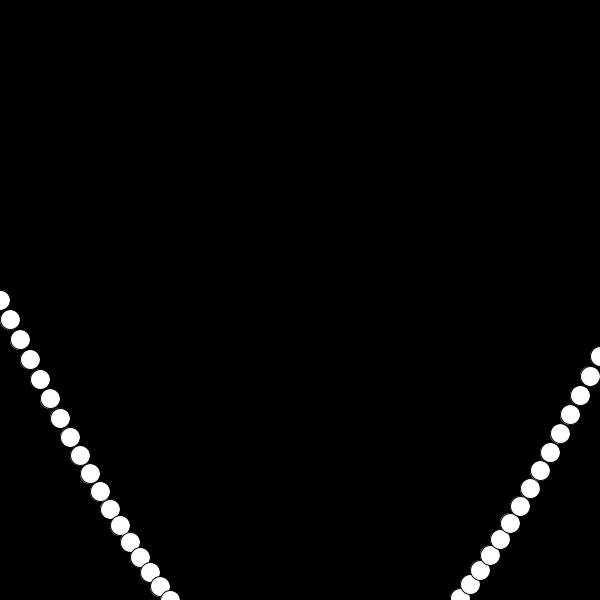
Frame 1 (no input)
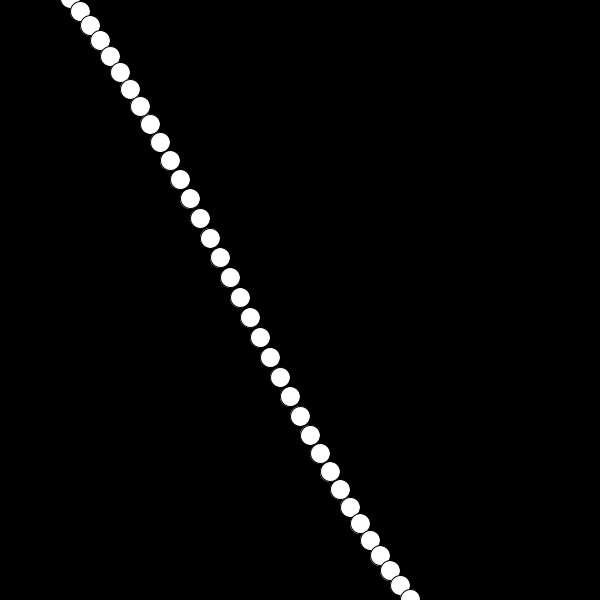
Frame 60 (the mouse pressed at the canvas centre just before this capture)
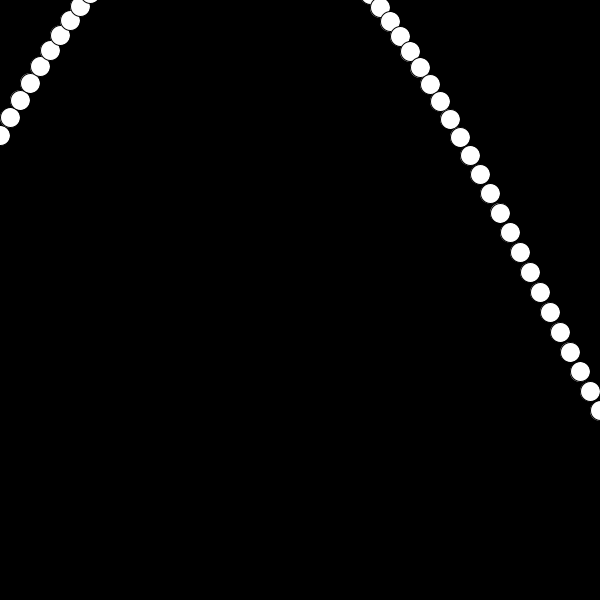
Frame 120 (the mouse held since frame 60 and released just before this capture)

The Processing sketch that drew these frames (run headless with seeded random() and noise(); from frame 60 on, the mouse is pressed at the canvas centre):

// Processing sketch: sketch_3
// ── sketch_3.pde
/* 
the program below draws three circles whose oscillation 
is slightly off from one another. 

instead of drawing the circles one by one, create a loop 
that will draw 30 circles to the canvas to create the 
wave pattern as shown in the example gif. use the iteration
variable (e.g. 'i') from your loop to adjust the beginning 
angle of each circle and space them out over the x-axis. 
finally, adjust the amplitude so that the wave goes from 
the top of the canvas to the bottom.
*/

float angle = 0.0;
float offset;
float amplitude = height*4;
float speed = 0.05;
int i, j;

void setup() {
 size(600, 600);
 offset = height/2;
}

void draw() {
 background(0);
 
 for (int i = 0; i<=height; i+=5) {
 //for (int j = 0; j<=height; j+=5) {

 float y1 = offset + sin(angle) * amplitude;
 float y2 = offset + sin(angle + 0.4) * amplitude;
 float y3 = offset + sin(angle + 0.8) * amplitude;

 ellipse(i*2, y1, 20, 20);
 //ellipse(i + 30, y2, 20, 20);
 //ellipse(i + 50, y3, 20, 20);

 angle += speed;
}
}
